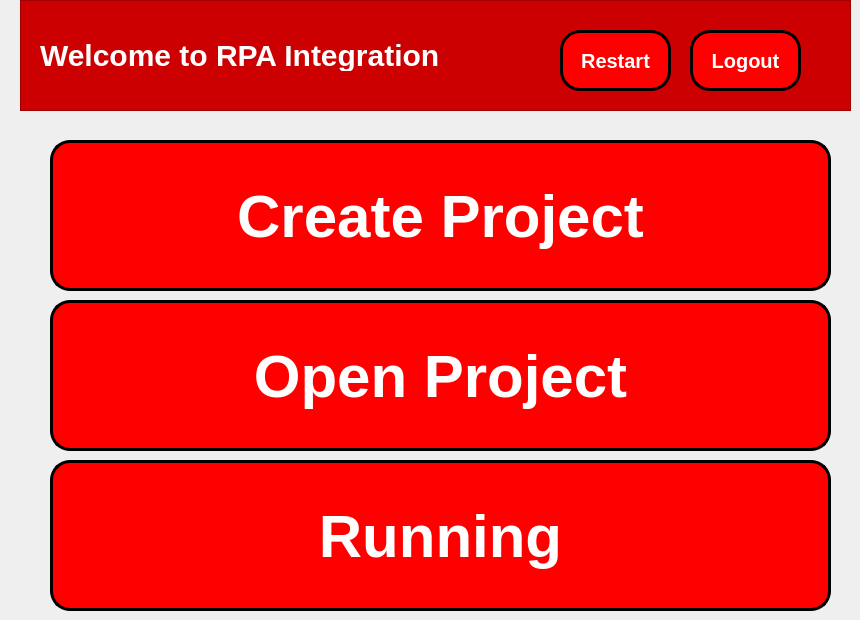
    <widget class="QWidget" name="dashboard_1">
     <widget class="QPushButton" name="btToGetStarted">
      <property name="geometry">
       <rect>
        <x>50</x>
        <y>140</y>
        <width>781</width>
        <height>151</height>
       </rect>
      </property>
      <property name="cursor">
       <cursorShape>PointingHandCursor</cursorShape>
      </property>
      <property name="layoutDirection">
       <enum>Qt::LeftToRight</enum>
      </property>
      <property name="styleSheet">
       <string notr="true">QPushButton {
	border-radius: 20px;
	background: red;
	color: white;
	font-weight: bold;
	font-size: 60px;
	border: 3px solid black;
	display: flex;
   	flex-direction: column;
  	align-items: center; 
  	text-align: center;
}

QPushButton:hover {
    background: qradialgradient(
        cx: 0.3, cy: -0.4, fx: 0.3, fy: -0.4,
        radius: 1.35, stop: 0 #fff, stop: 1 #bbb
        );
	color: black;
	border: 3px solid black;
    }

QPushButton:pressed {
    border-style: inset;
    background: qradialgradient(
        cx: 0.4, cy: -0.1, fx: 0.4, fy: -0.1,
        radius: 1.35, stop: 0 #fff, stop: 1 #ddd
        );
    }
</string>
      </property>
      <property name="text">
       <string>Create Project</string>
      </property>
      <property name="iconSize">
       <size>
        <width>50</width>
        <height>50</height>
       </size>
      </property>
      <property name="flat">
       <bool>false</bool>
      </property>
     </widget>
     <widget class="QPushButton" name="btRunning">
      <property name="geometry">
       <rect>
        <x>50</x>
        <y>300</y>
        <width>781</width>
        <height>151</height>
       </rect>
      </property>
      <property name="cursor">
       <cursorShape>PointingHandCursor</cursorShape>
      </property>
      <property name="layoutDirection">
       <enum>Qt::LeftToRight</enum>
      </property>
      <property name="styleSheet">
       <string notr="true">QPushButton {
	border-radius: 20px;
	background: red;
	color: white;
	font-weight: bold;
	font-size: 60px;
	border: 3px solid black;
	display: flex;
   	flex-direction: column;
  	align-items: center; 
  	text-align: center;
}

QPushButton:hover {
    background: qradialgradient(
        cx: 0.3, cy: -0.4, fx: 0.3, fy: -0.4,
        radius: 1.35, stop: 0 #fff, stop: 1 #bbb
        );
	color: black;
	border: 3px solid black;
    }

QPushButton:pressed {
    border-style: inset;
    background: qradialgradient(
        cx: 0.4, cy: -0.1, fx: 0.4, fy: -0.1,
        radius: 1.35, stop: 0 #fff, stop: 1 #ddd
        );
    }

QPushButton::icon {
    margin-bottom: 5px; 
}
</string>
      </property>
      <property name="text">
       <string>Open Project</string>
      </property>
      <property name="iconSize">
       <size>
        <width>50</width>
        <height>50</height>
       </size>
      </property>
      <property name="flat">
       <bool>false</bool>
      </property>
     </widget>
     <widget class="QFrame" name="frame">
      <property name="geometry">
       <rect>
        <x>20</x>
        <y>0</y>
        <width>831</width>
        <height>111</height>
       </rect>
      </property>
      <property name="styleSheet">
       <string notr="true">QFrame {
	background-color: rgb(204, 0, 0);
	color: white;
}</string>
      </property>
      <property name="frameShape">
       <enum>QFrame::StyledPanel</enum>
      </property>
      <property name="frameShadow">
       <enum>QFrame::Raised</enum>
      </property>
      <widget class="QLabel" name="label">
       <property name="geometry">
        <rect>
         <x>20</x>
         <y>40</y>
         <width>431</width>
         <height>31</height>
        </rect>
       </property>
       <property name="styleSheet">
        <string notr="true">QLabel {
	font-size: 30px;
	font-weight: bold;
}</string>
       </property>
       <property name="text">
        <string>Welcome to RPA Integration</string>
       </property>
      </widget>
      <widget class="QPushButton" name="btLogout">
       <property name="geometry">
        <rect>
         <x>670</x>
         <y>30</y>
         <width>111</width>
         <height>61</height>
        </rect>
       </property>
       <property name="cursor">
        <cursorShape>PointingHandCursor</cursorShape>
       </property>
       <property name="layoutDirection">
        <enum>Qt::LeftToRight</enum>
       </property>
       <property name="styleSheet">
        <string notr="true">QPushButton {
	border-radius: 20px;
	background: red;
	color: white;
	font-weight: bold;
	font-size: 20px;
	border: 3px solid black;
	display: flex;
   	flex-direction: column;
  	align-items: center; 
  	text-align: center;
}

QPushButton:hover {
    background: qradialgradient(
        cx: 0.3, cy: -0.4, fx: 0.3, fy: -0.4,
        radius: 1.35, stop: 0 #fff, stop: 1 #bbb
        );
	color: black;
	border: 3px solid black;
    }

QPushButton:pressed {
    border-style: inset;
    background: qradialgradient(
        cx: 0.4, cy: -0.1, fx: 0.4, fy: -0.1,
        radius: 1.35, stop: 0 #fff, stop: 1 #ddd
        );
    }

QPushButton::icon {
    margin-bottom: 5px; 
}
</string>
       </property>
       <property name="text">
        <string>Logout</string>
       </property>
       <property name="iconSize">
        <size>
         <width>50</width>
         <height>50</height>
        </size>
       </property>
       <property name="flat">
        <bool>false</bool>
       </property>
      </widget>
      <widget class="QPushButton" name="btRestart">
       <property name="geometry">
        <rect>
         <x>540</x>
         <y>30</y>
         <width>111</width>
         <height>61</height>
        </rect>
       </property>
       <property name="cursor">
        <cursorShape>PointingHandCursor</cursorShape>
       </property>
       <property name="layoutDirection">
        <enum>Qt::LeftToRight</enum>
       </property>
       <property name="styleSheet">
        <string notr="true">QPushButton {
	border-radius: 20px;
	background: red;
	color: white;
	font-weight: bold;
	font-size: 20px;
	border: 3px solid black;
	display: flex;
   	flex-direction: column;
  	align-items: center; 
  	text-align: center;
}

QPushButton:hover {
    background: qradialgradient(
        cx: 0.3, cy: -0.4, fx: 0.3, fy: -0.4,
        radius: 1.35, stop: 0 #fff, stop: 1 #bbb
        );
	color: black;
	border: 3px solid black;
    }

QPushButton:pressed {
    border-style: inset;
    background: qradialgradient(
        cx: 0.4, cy: -0.1, fx: 0.4, fy: -0.1,
        radius: 1.35, stop: 0 #fff, stop: 1 #ddd
        );
    }

QPushButton::icon {
    margin-bottom: 5px; 
}
</string>
       </property>
       <property name="text">
        <string>Restart</string>
       </property>
       <property name="iconSize">
        <size>
         <width>50</width>
         <height>50</height>
        </size>
       </property>
       <property name="flat">
        <bool>false</bool>
       </property>
      </widget>
     </widget>
     <widget class="QPushButton" name="btRunning_5">
      <property name="geometry">
       <rect>
        <x>50</x>
        <y>460</y>
        <width>781</width>
        <height>151</height>
       </rect>
      </property>
      <property name="cursor">
       <cursorShape>PointingHandCursor</cursorShape>
      </property>
      <property name="layoutDirection">
       <enum>Qt::LeftToRight</enum>
      </property>
      <property name="styleSheet">
       <string notr="true">QPushButton {
	border-radius: 20px;
	background: red;
	color: white;
	font-weight: bold;
	font-size: 60px;
	border: 3px solid black;
	display: flex;
   	flex-direction: column;
  	align-items: center; 
  	text-align: center;
}

QPushButton:hover {
    background: qradialgradient(
        cx: 0.3, cy: -0.4, fx: 0.3, fy: -0.4,
        radius: 1.35, stop: 0 #fff, stop: 1 #bbb
        );
	color: black;
	border: 3px solid black;
    }

QPushButton:pressed {
    border-style: inset;
    background: qradialgradient(
        cx: 0.4, cy: -0.1, fx: 0.4, fy: -0.1,
        radius: 1.35, stop: 0 #fff, stop: 1 #ddd
        );
    }

QPushButton::icon {
    margin-bottom: 5px; 
}
</string>
      </property>
      <property name="text">
       <string>Running</string>
      </property>
      <property name="iconSize">
       <size>
        <width>50</width>
        <height>50</height>
       </size>
      </property>
      <property name="flat">
       <bool>false</bool>
      </property>
     </widget>
    </widget>
